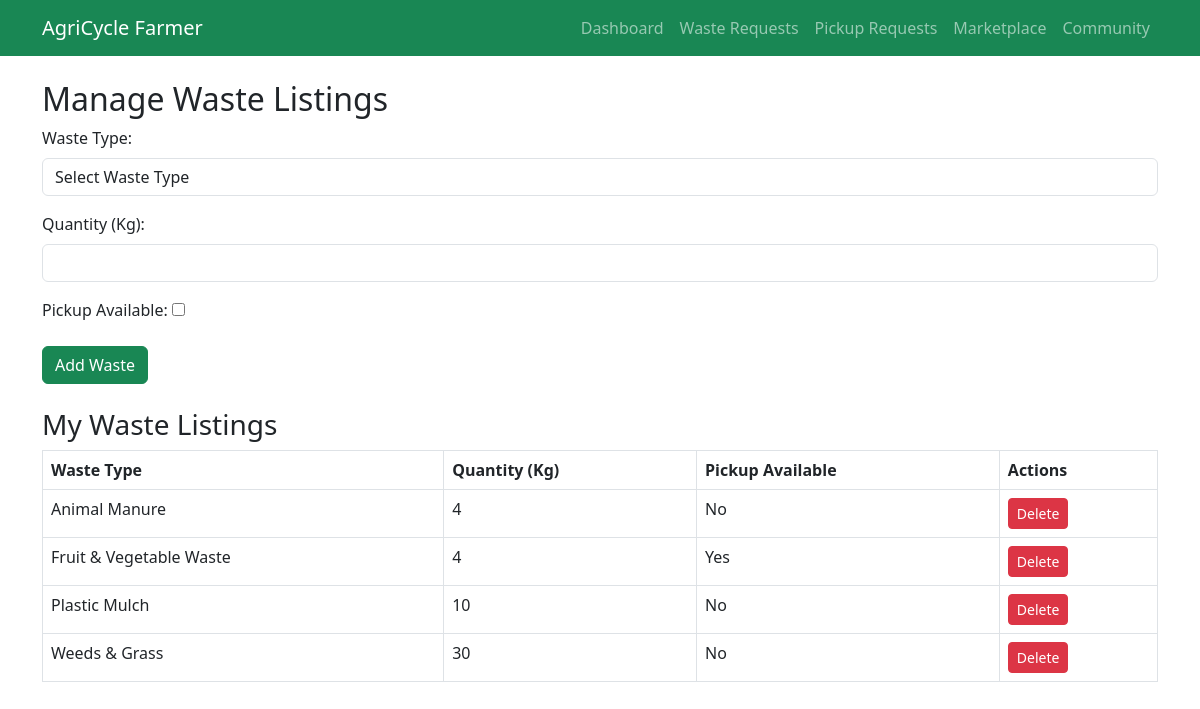
/farmer/waste_requests.php (signed in), run on the app's committed database.
### tables this page shows
CREATE TABLE `waste_listings` (
  `id` int(11) NOT NULL,
  `user_id` int(11) NOT NULL,
  `waste_type` varchar(255) NOT NULL,
  `quantity` int(11) NOT NULL,
  `pickup_available` tinyint(1) NOT NULL DEFAULT 0,
  `created_at` timestamp NOT NULL DEFAULT current_timestamp()
);

### farmer/waste_requests.php (the view, shortened to what this page needs)
<?php
include '../config/db_connect.php';
$user_id = $_SESSION['user_id'];
$query = "SELECT * FROM waste_listings WHERE user_id = ?";
$stmt = $conn->prepare($query);
$stmt->bind_param("i", $user_id);
$stmt->execute();
$result = $stmt->get_result();
include '../farmer/navbar.php';
?>
<!DOCTYPE html>
<html lang="en">
<head>
    <link href="https://cdn.jsdelivr.net/npm/bootstrap@5.3.0/dist/css/bootstrap.min.css" rel="stylesheet">
</head>
<body>
<div class="container mt-4">
    <h2>Manage Waste Listings</h2>
    <form method="POST">
        <div class="mb-3">
            <label class="form-label">Waste Type:</label>
            <select name="waste_type" class="form-control">
    <option value="" selected disabled>Select Waste Type</option>
</select>
        </div>
        <div class="mb-3">
            <label class="form-label">Quantity (Kg):</label>
            <input type="number" name="quantity" class="form-control" required>
        </div>
        <div class="mb-3">
            <label class="form-label">Pickup Available:</label>
            <input type="checkbox" name="pickup_available">
        </div>
        <button type="submit" class="btn btn-success">Add Waste</button>
    </form>
    <h3 class="mt-4">My Waste Listings</h3>
    <table class="table table-bordered">
        <thead>
            <tr>
                <th>Waste Type</th>
                <th>Quantity (Kg)</th>
                <th>Pickup Available</th>
                <th>Actions</th>
            </tr>
        </thead>
        <tbody>
            <?php while ($row = $result->fetch_assoc()): ?>
                <tr>
                    <td><?= htmlspecialchars($row['waste_type']) ?></td>
                    <td><?= htmlspecialchars($row['quantity']) ?></td>
                    <td><?= $row['pickup_available'] ? 'Yes' : 'No' ?></td>
                    <td>
                        <a href="delete_waste.php?id=<?= $row['id'] ?>" class="btn btn-danger btn-sm">Delete</a>
                    </td>
                </tr>
            <?php endwhile; ?>
        </tbody>
    </table>
</div>
</body>
</html>

### data on the page
waste_listings: waste_type "Animal Manure", quantity "4", pickup_available "No"
waste_listings: waste_type "Fruit & Vegetable Waste", quantity "4", pickup_available "Yes"
waste_listings: waste_type "Plastic Mulch", quantity "10", pickup_available "No"
waste_listings: waste_type "Weeds & Grass", quantity "30", pickup_available "No"
